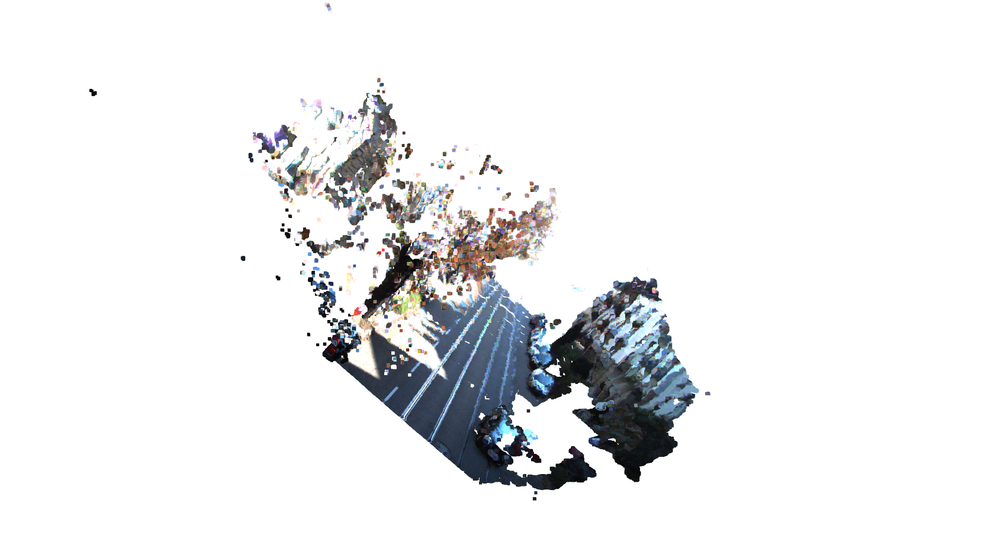
#> input picture depth_estimation.png, 1000 x 557 px, shrunk from 1689 x 940 before the run
$ python baseline.py --left depth_estimation.png --right depth_estimation.png
#> lines starting #> are read from the running program, lines starting #| are printed output that depends on the picture; after the words box and inside, x2 and y2 are one past the last pixel; in counts of white or black regions, pixels touching at a corner belong together
#> in main, left_img is the input picture: shape (557, 1000, 3); mean B, G, R 237.8, 236.8, 236.1
#!/usr/bin/env python
import cv2
import numpy as np
import open3d as o3d
import argparse

def compute_depth_map(left_img, right_img, focal_length, baseline):
    # Convert images to grayscale for stereo matching
#> called with focal_length = 721.5, baseline = 0.54
    left_gray = cv2.cvtColor(left_img, cv2.COLOR_BGR2GRAY)
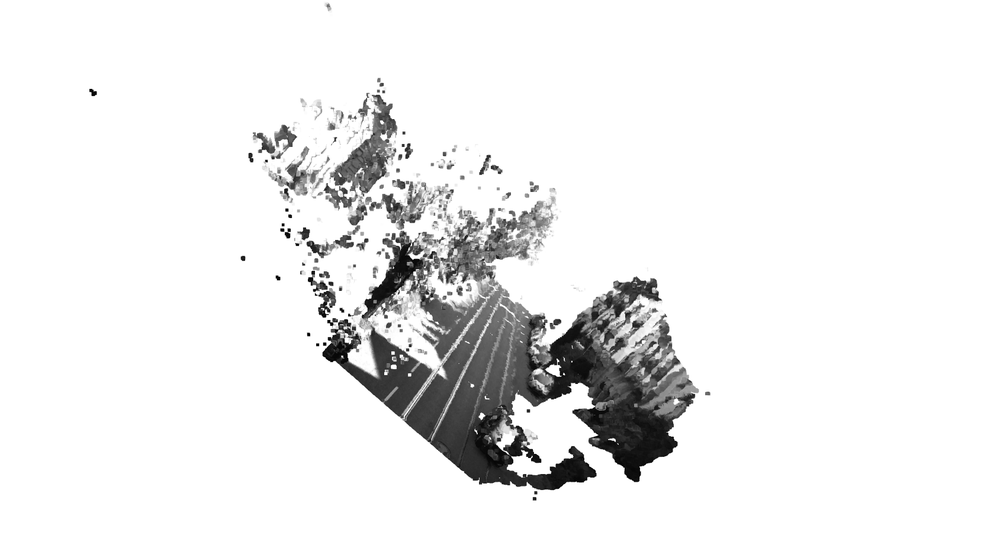
#> left_gray: shape (557, 1000); min 0, max 255, mean 236.7
    right_gray = cv2.cvtColor(right_img, cv2.COLOR_BGR2GRAY)

    # Set stereo matcher parameters
    min_disp = 0
    num_disp = 16 * 6  # must be divisible by 16
    block_size = 7     # matching block size

    stereo = cv2.StereoSGBM_create(
        minDisparity=min_disp,
        numDisparities=num_disp,
        blockSize=block_size,
        P1=8 * 3 * block_size**2,
        P2=32 * 3 * block_size**2,
        disp12MaxDiff=1,
        uniquenessRatio=15,
        speckleWindowSize=0,
        speckleRange=2,
        preFilterCap=63,
        mode=cv2.STEREO_SGBM_MODE_SGBM_3WAY
    )

    # Compute disparity (result is scaled by 16)
    disparity = stereo.compute(left_gray, right_gray).astype(np.float32) / 16.0
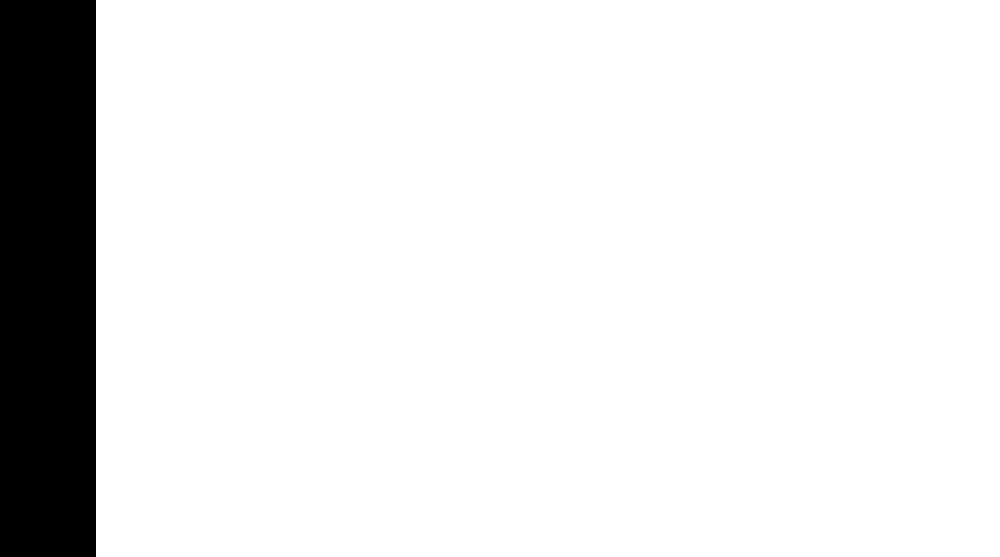
#> disparity: shape (557, 1000) float32; values -1 (black) and 0 (white), 90.4% white; 1 black region, box (x1, y1, x2, y2) and area: (0, 0, 96, 557) 53472

    # Replace zero/negative disparities to avoid division by zero
    disparity[disparity <= 0.0] = 0.1
#> disparity: shape (557, 1000) float32; every value is 0.1

    # Compute depth: depth = (focal_length * baseline) / disparity
    depth = (focal_length * baseline) / disparity
#> depth: shape (557, 1000) float32; every value is 3896.3
    return depth, disparity

def create_point_cloud(depth, left_img, fx, fy, cx, cy, max_depth=100):
#> called with fx = 721.5, fy = 721.5, cx = 609.6, cy = 172.9, max_depth = 100
    h, w = depth.shape
#> h = 557; w = 1000
    # Create a grid of pixel coordinates
    u, v = np.meshgrid(np.arange(w), np.arange(h))
    u = u.flatten()
    v = v.flatten()
    depth_flat = depth.flatten()

    # Convert left image from BGR to RGB and flatten
    color_img = cv2.cvtColor(left_img, cv2.COLOR_BGR2RGB)
    colors = color_img.reshape(-1, 3) / 255.0

    # Filter out points with depth > max_depth to remove far outliers
    mask = depth_flat < max_depth
    u = u[mask]
#> u = empty array
    v = v[mask]
#> v = empty array
    depth_flat = depth_flat[mask]
#> depth_flat = empty array
    colors = colors[mask]
#> colors = empty array

    # Reproject pixels to 3D using the pinhole camera model.
    # Note: We flip the y coordinate so that y is up (camera coordinate frame)
    X = (u - cx) * depth_flat / fx
#> X = empty array
    Y = -(v - cy) * depth_flat / fy  # flipped to have y up
#> Y = empty array
    Z = depth_flat
#> Z = empty array
    points = np.stack((X, Y, Z), axis=1)
#> points = empty array
    return points, colors

def visualize_point_cloud(pcd):
    # Create a custom visualizer to set the initial view
    vis = o3d.visualization.Visualizer()
    vis.create_window()
    vis.add_geometry(pcd)

    # Get the view control to modify camera parameters
    ctr = vis.get_view_control()

    # Set the view so that it mimics the camera coordinate frame:
    # - The camera (virtual) is placed so that its origin corresponds to the original camera's center.
    # - It is looking straight along the positive z-axis (i.e. front vector is [0, 0, 1]).
    # - The "lookat" is set to a point directly in front (e.g., [0, 0, 5]) so the scene appears as captured.
    # - The up vector is set as [0, 1, 0].
    ctr.set_front([0, 0, 1])
    ctr.set_lookat([0, 0, 5])
    ctr.set_up([0, 1, 0])
    ctr.set_zoom(0.5)

    print("Press 'q' or close the window to exit the visualization.")
    vis.run()
    vis.destroy_window()

def main():
    parser = argparse.ArgumentParser(
        description="3D visualization of a depth map as seen from the camera frame, with a colored point cloud from KITTI stereo images."
    )
    parser.add_argument('--left', type=str, required=True,
                        help="Path to the left image (from image_2)")
    parser.add_argument('--right', type=str, required=True,
                        help="Path to the right image (from image_3)")
    parser.add_argument('--focal', type=float, default=721.5377,
                        help="Focal length in pixels (default KITTI: 721.5377)")
    parser.add_argument('--baseline', type=float, default=0.54,
                        help="Baseline in meters (default KITTI: 0.54)")
    parser.add_argument('--cx', type=float, default=609.5593,
                        help="Principal point x-coordinate (default KITTI: 609.5593)")
    parser.add_argument('--cy', type=float, default=172.854,
                        help="Principal point y-coordinate (default KITTI: 172.854)")
    parser.add_argument('--max_depth', type=float, default=100,
                        help="Maximum depth to visualize (default: 100 meters)")
    args = parser.parse_args()

    # Load stereo images
    left_img = cv2.imread(args.left)
    right_img = cv2.imread(args.right)
    if left_img is None or right_img is None:
        raise ValueError("Could not load one or both images. Check the file paths.")

    # Compute depth map and disparity
    depth, disparity = compute_depth_map(left_img, right_img, args.focal, args.baseline)

    # Create a colored point cloud (points are in the camera coordinate frame)
    points, colors = create_point_cloud(depth, left_img, args.focal, args.focal, args.cx, args.cy, max_depth=args.max_depth)
#> points = empty array; colors = empty array
    pcd = o3d.geometry.PointCloud()
    pcd.points = o3d.utility.Vector3dVector(points)
    pcd.colors = o3d.utility.Vector3dVector(colors)

    print("Visualizing 3D point cloud in the camera frame...")
    visualize_point_cloud(pcd)

if __name__ == '__main__':
    main()
